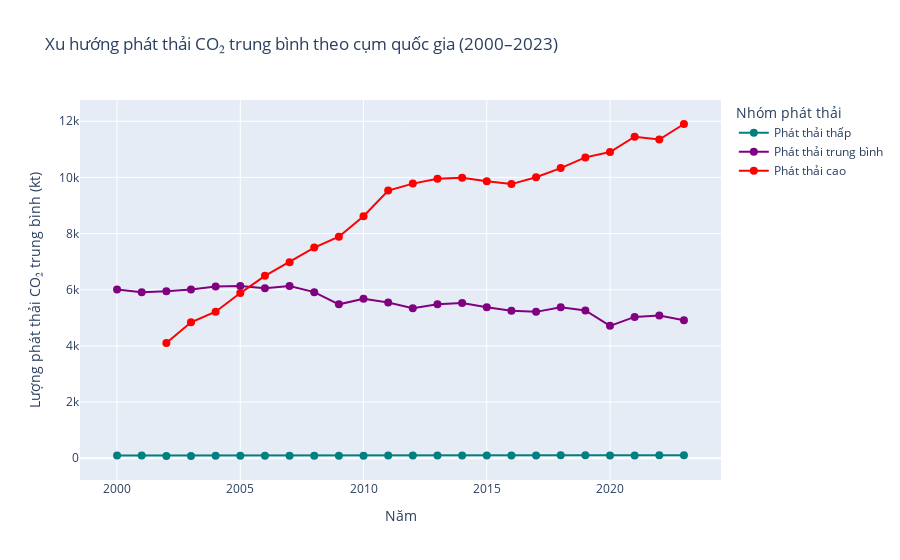

Notebook code cell kept with this figure:
### Markdown cell above
### Trực quan hóa

### Code cell
import plotly.express as px
import matplotlib.cm as cm

# Số cụm (giống như trong mô hình KMeans)
n_clusters = 3

# Lấy bảng màu viridis giống bên matplotlib
# viridis_cmap = cm.get_cmap('viridis', n_clusters)
# cluster_colors_hex = [
#     f"rgba({int(r*255)}, {int(g*255)}, {int(b*255)}, {a})"
#     for r, g, b, a in [viridis_cmap(i) for i in range(n_clusters)]
# ]

# Tạo mapping cụm → mức phát thải
cluster_labels = {
    0: "Phát thải thấp",
    1: "Phát thải trung bình",
    2: "Phát thải cao"
}

# Tạo mapping màu tương ứng
colors = {
    0: "teal",     # thấp
    1: "purple",       # trung bình
    2: "red"        # cao
}

# Map cluster label to color
color_map = {label: colors[cluster_id] for cluster_id, label in cluster_labels.items()}

# Add cluster labels to the trend dataframe
df_cluster_trend['cluster_label_text'] = df_cluster_trend['cluster_label'].map(cluster_labels)


# Vẽ lại biểu đồ Plotly với đúng thứ tự màu theo cụm
fig = px.line(
    df_cluster_trend.sort_values("cluster_label"),
    x='year',
    y='co2',
    color='cluster_label_text', # Use text label for color mapping
    title='Xu hướng phát thải CO₂ trung bình theo cụm quốc gia (2000–2023)',
    markers=True,
    color_discrete_map=color_map,  # Use the custom color map
    category_orders={"cluster_label_text": ["Phát thải thấp", "Phát thải trung bình", "Phát thải cao"]} # Ensure correct legend order
)

fig.update_layout(
    xaxis_title="Năm",
    yaxis_title="Lượng phát thải CO₂ trung bình (kt)",
    legend_title="Nhóm phát thải"
)

fig.update_traces(marker=dict(size=8))
fig.show()

### Figure 1 — Plotly figure (JSON) as saved in the notebook; plotly's stock layout.template omitted (floating-point values rounded to 4 significant figures)
{"data": [{"hovertemplate": "cluster_label_text=Phát thải thấp<br>year=%{x}<br>co2=%{y}<extra></extra>", "legendgroup": "Phát thải thấp", "line": {"color": "teal", "dash": "solid"}, "marker": {"size": 8, "symbol": "circle"}, "mode": "lines+markers", "name": "Phát thải thấp", "orientation": "v", "showlegend": true, "type": "scatter", "x": [2000, 2001, 2002, 2003, 2004, 2005, 2006, 2007, 2008, 2009, 2010, 2011, 2012, 2013, 2014, 2015, 2016, 2017, 2018, 2019, 2020, 2021, 2022, 2023], "xaxis": "x", "y": [96.17, 97.76, 79.65, 82.52, 84.65, 86.0, 88.23, 89.68, 90.86, 88.54, 92.84, 94.6, 96.99, 96.84, 97.14, 98.17, 99.31, 101.0, 102.1, 102.7, 96.4, 101.4, 102.6, 102.7], "yaxis": "y"}, {"hovertemplate": "cluster_label_text=Phát thải trung bình<br>year=%{x}<br>co2=%{y}<extra></extra>", "legendgroup": "Phát thải trung bình", "line": {"color": "purple", "dash": "solid"}, "marker": {"size": 8, "symbol": "circle"}, "mode": "lines+markers", "name": "Phát thải trung bình", "orientation": "v", "showlegend": true, "type": "scatter", "x": [2000, 2001, 2002, 2003, 2004, 2005, 2006, 2007, 2008, 2009, 2010, 2011, 2012, 2013, 2014, 2015, 2016, 2017, 2018, 2019, 2020, 2021, 2022, 2023], "xaxis": "x", "y": [6010.0, 5908.0, 5946.0, 6010.0, 6113.0, 6132.0, 6053.0, 6130.0, 5915.0, 5481.0, 5680.0, 5546.0, 5344.0, 5480.0, 5529.0, 5376.0, 5253.0, 5212.0, 5378.0, 5262.0, 4715.0, 5032.0, 5079.0, 4911.0], "yaxis": "y"}, {"hovertemplate": "cluster_label_text=Phát thải cao<br>year=%{x}<br>co2=%{y}<extra></extra>", "legendgroup": "Phát thải cao", "line": {"color": "red", "dash": "solid"}, "marker": {"size": 8, "symbol": "circle"}, "mode": "lines+markers", "name": "Phát thải cao", "orientation": "v", "showlegend": true, "type": "scatter", "x": [2002, 2003, 2004, 2005, 2006, 2007, 2008, 2009, 2010, 2011, 2012, 2013, 2014, 2015, 2016, 2017, 2018, 2019, 2020, 2021, 2022, 2023], "xaxis": "x", "y": [4103.0, 4841.0, 5217.0, 5882.0, 6494.0, 6984.0, 7501.0, 7891.0, 8621.0, 9532.0, 9779.0, 9956.0, 9990.0, 9863.0, 9763.0, 10010.0, 10330.0, 10710.0, 10910.0, 11450.0, 11350.0, 11900.0], "yaxis": "y"}], "layout": {"legend": {"title": {"text": "Nhóm phát thải"}, "tracegroupgap": 0}, "title": {"text": "Xu hướng phát thải CO₂ trung bình theo cụm quốc gia (2000–2023)"}, "xaxis": {"anchor": "y", "domain": [0, 1], "title": {"text": "Năm"}}, "yaxis": {"anchor": "x", "domain": [0, 1], "title": {"text": "Lượng phát thải CO₂ trung bình (kt)"}}}}
